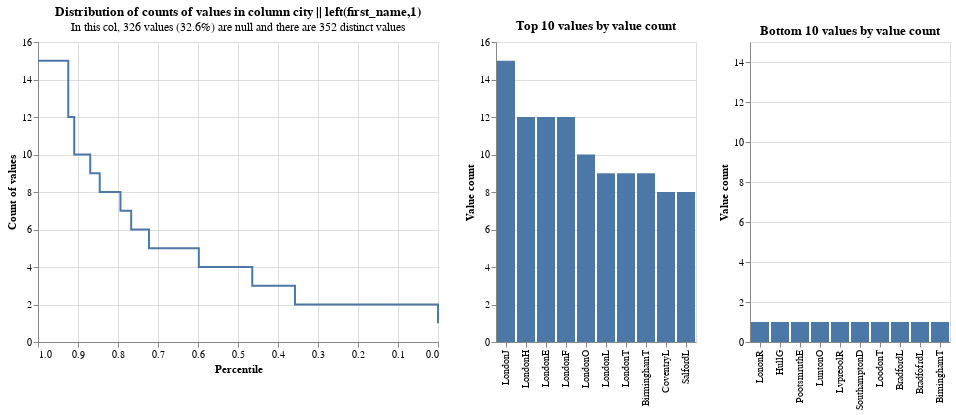

Notebook code cell kept with this figure:
### Markdown cell above
### Understanding why certain blocking rules create large numbers of comparisons

Finally, we can use the `profile_columns` function we saw in the previous tutorial to understand a specific blocking rule in more depth.

Suppose we're interested in blocking on city and first initial.  

Within each distinct value of `(city, first initial)`, all possible pairwise comparisons will be generated.

So for instance, if there are 15 distinct record with `London,J` then these records will result in `n(n-1)/2 = 105` pairwise comparisons being generated.

In a larger dataset, we might observe 10,000 `London,J` records, which would be responsible for `49,995,000` comparisons.  

As such, these high-frequency values have a disproportionate influence on the overall number of pairwise comparisons.

The following chart shows the skew in these values, and therefore helps us understand the effectiveness of the blocking rule:

### Code cell
linker.profile_columns("city || left(first_name,1) ")

### Figure 1 — Vega-Lite specification as saved in the notebook (floating-point values rounded to 4 significant figures)
{"$schema": "https://vega.github.io/schema/vega-lite/v4.8.1.json", "config": {"view": {"continuousHeight": 300, "continuousWidth": 400}}, "vconcat": [{"hconcat": [{"data": {"values": [{"distinct_value_count": 352, "group_name": "city_left_first_name_1_", "percentile_ex_nulls": 0.9777, "percentile_inc_nulls": 0.985, "sum_tokens_in_value_count_group": 15, "total_non_null_rows": 674, "total_rows_inc_nulls": 1000, "value_count": 15}, {"distinct_value_count": 352, "group_name": "city_left_first_name_1_", "percentile_ex_nulls": 0.9243, "percentile_inc_nulls": 0.949, "sum_tokens_in_value_count_group": 36, "total_non_null_rows": 674, "total_rows_inc_nulls": 1000, "value_count": 12}, {"distinct_value_count": 352, "group_name": "city_left_first_name_1_", "percentile_ex_nulls": 0.9095, "percentile_inc_nulls": 0.939, "sum_tokens_in_value_count_group": 10, "total_non_null_rows": 674, "total_rows_inc_nulls": 1000, "value_count": 10}, {"distinct_value_count": 352, "group_name": "city_left_first_name_1_", "percentile_ex_nulls": 0.8694, "percentile_inc_nulls": 0.912, "sum_tokens_in_value_count_group": 27, "total_non_null_rows": 674, "total_rows_inc_nulls": 1000, "value_count": 9}, {"distinct_value_count": 352, "group_name": "city_left_first_name_1_", "percentile_ex_nulls": 0.8457, "percentile_inc_nulls": 0.896, "sum_tokens_in_value_count_group": 16, "total_non_null_rows": 674, "total_rows_inc_nulls": 1000, "value_count": 8}, {"distinct_value_count": 352, "group_name": "city_left_first_name_1_", "percentile_ex_nulls": 0.7938, "percentile_inc_nulls": 0.861, "sum_tokens_in_value_count_group": 35, "total_non_null_rows": 674, "total_rows_inc_nulls": 1000, "value_count": 7}, {"distinct_value_count": 352, "group_name": "city_left_first_name_1_", "percentile_ex_nulls": 0.7671, "percentile_inc_nulls": 0.843, "sum_tokens_in_value_count_group": 18, "total_non_null_rows": 674, "total_rows_inc_nulls": 1000, "value_count": 6}, {"distinct_value_count": 352, "group_name": "city_left_first_name_1_", "percentile_ex_nulls": 0.7226, "percentile_inc_nulls": 0.813, "sum_tokens_in_value_count_group": 30, "total_non_null_rows": 674, "total_rows_inc_nulls": 1000, "value_count": 5}, {"distinct_value_count": 352, "group_name": "city_left_first_name_1_", "percentile_ex_nulls": 0.5979, "percentile_inc_nulls": 0.729, "sum_tokens_in_value_count_group": 84, "total_non_null_rows": 674, "total_rows_inc_nulls": 1000, "value_count": 4}, {"distinct_value_count": 352, "group_name": "city_left_first_name_1_", "percentile_ex_nulls": 0.4644, "percentile_inc_nulls": 0.639, "sum_tokens_in_value_count_group": 90, "total_non_null_rows": 674, "total_rows_inc_nulls": 1000, "value_count": 3}, {"distinct_value_count": 352, "group_name": "city_left_first_name_1_", "percentile_ex_nulls": 0.3576, "percentile_inc_nulls": 0.567, "sum_tokens_in_value_count_group": 72, "total_non_null_rows": 674, "total_rows_inc_nulls": 1000, "value_count": 2}, {"distinct_value_count": 352, "group_name": "city_left_first_name_1_", "percentile_ex_nulls": 0, "percentile_inc_nulls": 0.326, "sum_tokens_in_value_count_group": 241, "total_non_null_rows": 674, "total_rows_inc_nulls": 1000, "value_count": 1}, {"distinct_value_count": 352, "group_name": "city_left_first_name_1_", "percentile_ex_nulls": 1, "percentile_inc_nulls": 1, "sum_tokens_in_value_count_group": 15, "total_non_null_rows": 674, "total_rows_inc_nulls": 1000, "value_count": 15}]}, "encoding": {"tooltip": [{"field": "value_count", "type": "quantitative"}, {"field": "percentile_ex_nulls", "type": "quantitative"}, {"field": "percentile_inc_nulls", "type": "quantitative"}, {"field": "total_non_null_rows", "type": "quantitative"}, {"field": "total_rows_inc_nulls", "type": "quantitative"}], "x": {"field": "percentile_ex_nulls", "sort": "descending", "title": "Percentile", "type": "quantitative"}, "y": {"field": "value_count", "title": "Count of values", "type": "quantitative"}}, "mark": {"interpolate": "step-after", "type": "line"}, "title": {"subtitle": "In this col, 326 values (32.6%) are null and there are 352 distinct values", "text": "Distribution of counts of values in column city || left(first_name,1) "}}, {"data": {"values": [{"distinct_value_count": 352, "group_name": "city_left_first_name_1_", "total_non_null_rows": 674, "total_rows_inc_nulls": 1000, "value": "LondonJ", "value_count": 15}, {"distinct_value_count": 352, "group_name": "city_left_first_name_1_", "total_non_null_rows": 674, "total_rows_inc_nulls": 1000, "value": "LondonH", "value_count": 12}, {"distinct_value_count": 352, "group_name": "city_left_first_name_1_", "total_non_null_rows": 674, "total_rows_inc_nulls": 1000, "value": "LondonE", "value_count": 12}, {"distinct_value_count": 352, "group_name": "city_left_first_name_1_", "total_non_null_rows": 674, "total_rows_inc_nulls": 1000, "value": "LondonF", "value_count": 12}, {"distinct_value_count": 352, "group_name": "city_left_first_name_1_", "total_non_null_rows": 674, "total_rows_inc_nulls": 1000, "value": "LondonO", "value_count": 10}, {"distinct_value_count": 352, "group_name": "city_left_first_name_1_", "total_non_null_rows": 674, "total_rows_inc_nulls": 1000, "value": "LondonL", "value_count": 9}, {"distinct_value_count": 352, "group_name": "city_left_first_name_1_", "total_non_null_rows": 674, "total_rows_inc_nulls": 1000, "value": "LondonT", "value_count": 9}, {"distinct_value_count": 352, "group_name": "city_left_first_name_1_", "total_non_null_rows": 674, "total_rows_inc_nulls": 1000, "value": "BirminghamT", "value_count": 9}, {"distinct_value_count": 352, "group_name": "city_left_first_name_1_", "total_non_null_rows": 674, "total_rows_inc_nulls": 1000, "value": "CoventryL", "value_count": 8}, {"distinct_value_count": 352, "group_name": "city_left_first_name_1_", "total_non_null_rows": 674, "total_rows_inc_nulls": 1000, "value": "SalfordL", "value_count": 8}]}, "encoding": {"tooltip": [{"field": "value", "type": "nominal"}, {"field": "value_count", "type": "quantitative"}, {"field": "total_non_null_rows", "type": "quantitative"}, {"field": "total_rows_inc_nulls", "type": "quantitative"}], "x": {"field": "value", "sort": "-y", "title": null, "type": "nominal"}, "y": {"field": "value_count", "title": "Value count", "type": "quantitative"}}, "mark": "bar", "title": "Top 10 values by value count"}, {"data": {"values": [{"distinct_value_count": 352, "group_name": "city_left_first_name_1_", "total_non_null_rows": 674, "total_rows_inc_nulls": 1000, "value": "LononR", "value_count": 1}, {"distinct_value_count": 352, "group_name": "city_left_first_name_1_", "total_non_null_rows": 674, "total_rows_inc_nulls": 1000, "value": "HullG", "value_count": 1}, {"distinct_value_count": 352, "group_name": "city_left_first_name_1_", "total_non_null_rows": 674, "total_rows_inc_nulls": 1000, "value": "PootsmruthE", "value_count": 1}, {"distinct_value_count": 352, "group_name": "city_left_first_name_1_", "total_non_null_rows": 674, "total_rows_inc_nulls": 1000, "value": "LuntonO", "value_count": 1}, {"distinct_value_count": 352, "group_name": "city_left_first_name_1_", "total_non_null_rows": 674, "total_rows_inc_nulls": 1000, "value": "LvpreoolR", "value_count": 1}, {"distinct_value_count": 352, "group_name": "city_left_first_name_1_", "total_non_null_rows": 674, "total_rows_inc_nulls": 1000, "value": "SouthamptonD", "value_count": 1}, {"distinct_value_count": 352, "group_name": "city_left_first_name_1_", "total_non_null_rows": 674, "total_rows_inc_nulls": 1000, "value": "LoodonT", "value_count": 1}, {"distinct_value_count": 352, "group_name": "city_left_first_name_1_", "total_non_null_rows": 674, "total_rows_inc_nulls": 1000, "value": "BradfordL", "value_count": 1}, {"distinct_value_count": 352, "group_name": "city_left_first_name_1_", "total_non_null_rows": 674, "total_rows_inc_nulls": 1000, "value": "BradfofrdL", "value_count": 1}, {"distinct_value_count": 352, "group_name": "city_left_first_name_1_", "total_non_null_rows": 674, "total_rows_inc_nulls": 1000, "value": "BiminghamT", "value_count": 1}]}, "encoding": {"tooltip": [{"field": "value", "type": "nominal"}, {"field": "value_count", "type": "quantitative"}, {"field": "total_non_null_rows", "type": "quantitative"}, {"field": "total_rows_inc_nulls", "type": "quantitative"}], "x": {"field": "value", "sort": "-y", "title": null, "type": "nominal"}, "y": {"field": "value_count", "scale": {"domain": [0, 15]}, "title": "Value count", "type": "quantitative"}}, "mark": "bar", "title": "Bottom 10 values by value count"}]}]}
